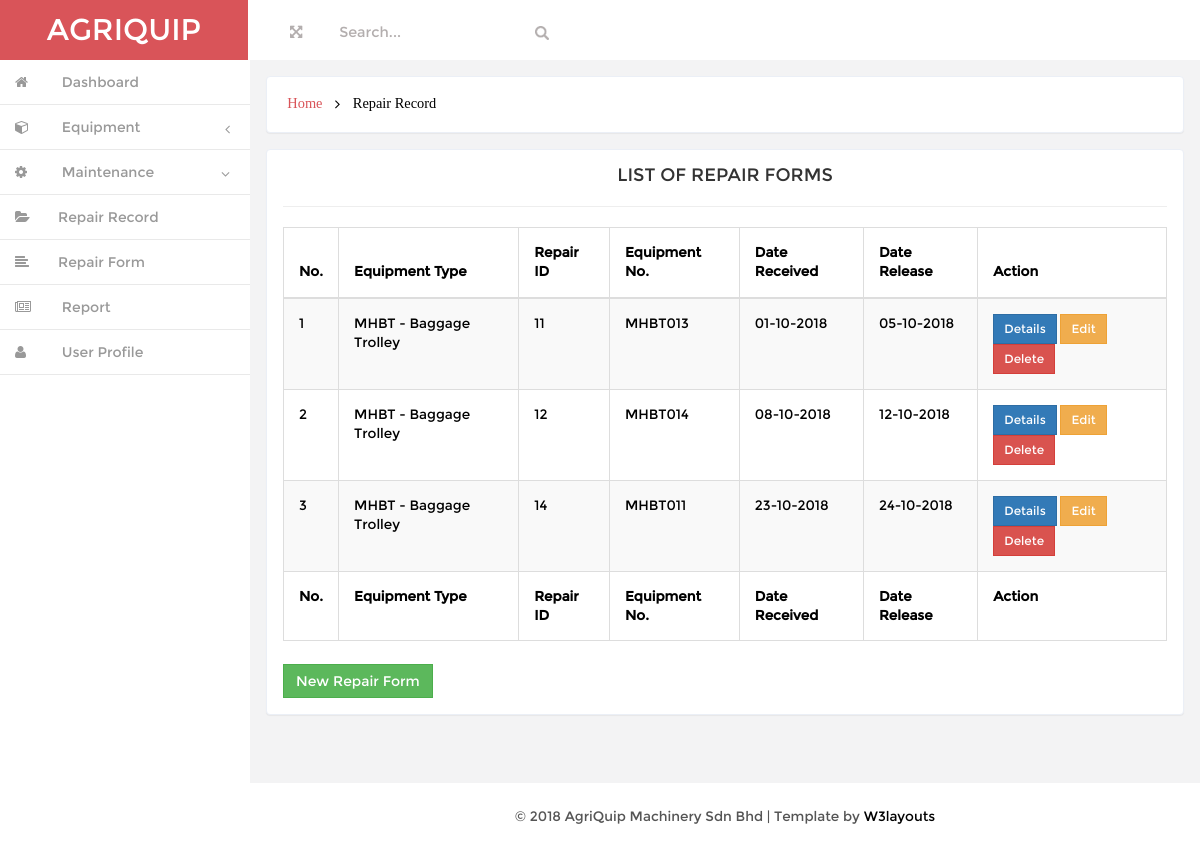
The app's page /user/admin/repairlist.php, older data.
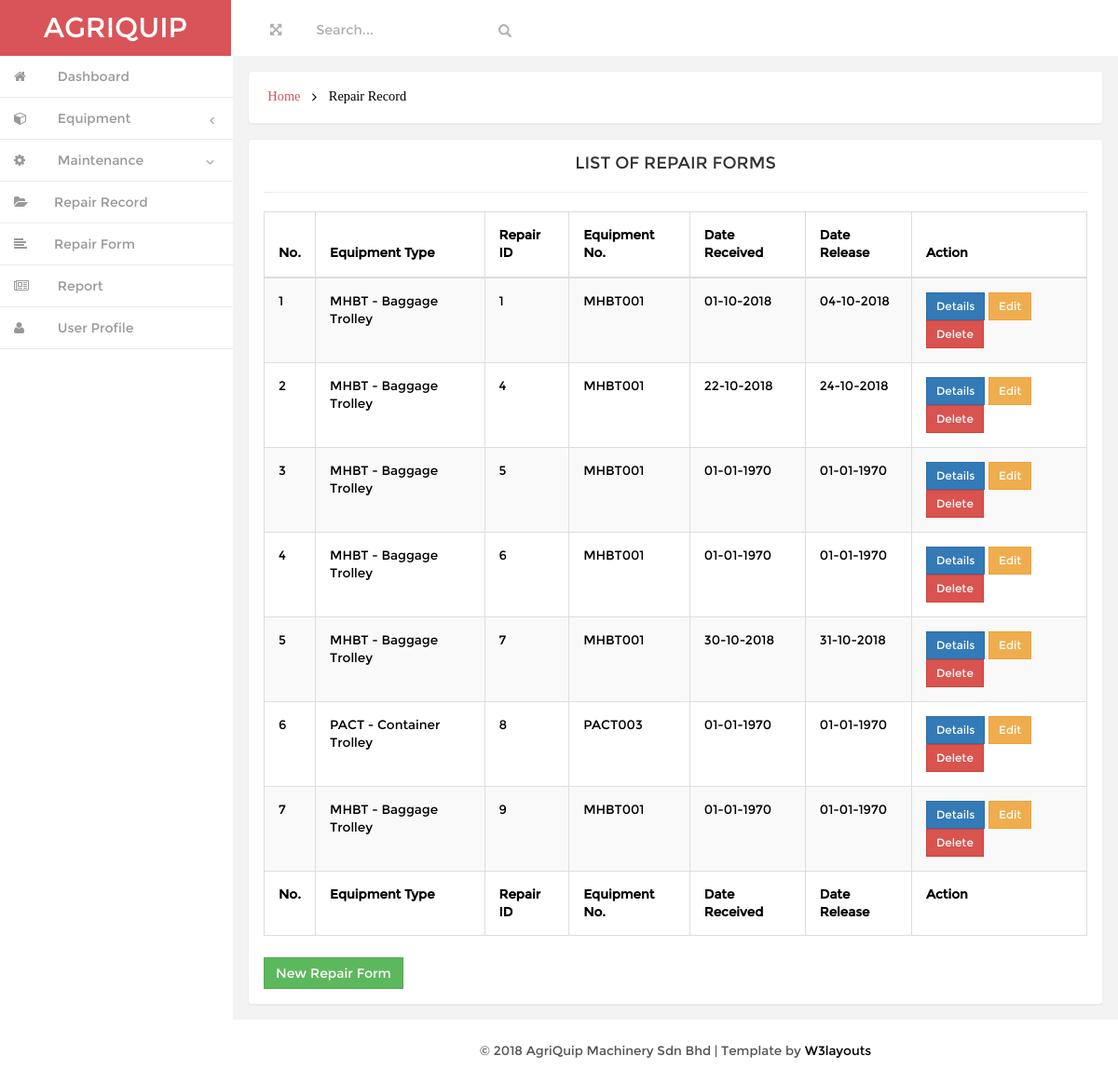
The same page, newer data.
### tables this page shows
CREATE TABLE IF NOT EXISTS `repair` (
  `repair_id` int(20) NOT NULL AUTO_INCREMENT,
  `type_name` varchar(200) NOT NULL,
  `equipment_no` varchar(200) NOT NULL,
  `date_received` varchar(20) NOT NULL,
  `submitted_by` varchar(200) NOT NULL,
  `date_released` varchar(20) NOT NULL,
  `remark` varchar(200) NOT NULL,
  PRIMARY KEY (`repair_id`)
);

### user/admin/repairlist.php (the view, shortened to what the changed rows need)
<!DOCTYPE HTML>
<html>
<head>
<link href="css/bootstrap.min.css" rel='stylesheet' type='text/css' />
<link href="css/style.css" rel='stylesheet' type='text/css' />
<link href="css/font-awesome.css" rel="stylesheet">
<link href="css/custom.css" rel="stylesheet">
			<?php include "database.php";?>
</head>
<body>
<div id="wrapper">
        <nav class="navbar-default navbar-static-top" role="navigation">
             <div class="navbar-header">
               <h1> <a class="navbar-brand" href="index.html">AGRIQUIP</a></h1>
			   </div>
        </nav>
		 <div id="page-wrapper" class="gray-bg dashbard-1">
       <div class="content-main">
		     <div class="banner">
		    	<h2>
				<a href="index.html">Home</a>
				<i class="fa fa-angle-right"></i>
				<span>Repair Record</span>
				</h2>
		    </div>
 	<div class="blank">
			<div class="blank-page">
				<div class="body">
					<div class="dataTable_wrapper">
						<div class="table-responsive">
						<table class="table table-bordered table-striped table-hover" id="dataTables-example">
								<thead>
										<tr>
												<th>No.</th>
												<th>Equipment Type</th>
												<th>Repair ID</th>
												<th>Equipment No.</th>
												<th>Date Received</th>
												<th>Date Release</th>
												<th>Action</th>
										</tr>
								</thead>
								<tfoot>
										<tr>
											<th>No.</th>
											<th>Equipment Type</th>
											<th>Repair ID</th>
											<th>Equipment No.</th>
											<th>Date Received</th>
											<th>Date Release</th>
											<th>Action</th>
										</tr>
								</tfoot>
								<tbody>
									<?php
										$count = 0;
										$sql = "SELECT * FROM repair";
										$result = $conn->query($sql);
										while($row = $result->fetch_assoc()){
											$type_name = $row["type_name"];
											$equipment_no = $row["equipment_no"];
											$repair_id = $row["repair_id"];
											$count++;
									?>
									<tr>
										<td><?php echo $count; ?></td>
										<td><?php echo $type_name; ?></td>
										<td><?php echo $repair_id; ?></td>
										<td><?php echo $equipment_no; ?></td>
										<td><?php echo date('d-m-Y', strtotime($row['date_received'])); ?></td>
										<td><?php echo date('d-m-Y', strtotime($row['date_released'])); ?></td>
										<td>
											<div>
												<a href="repairview.php?repair_id=<?php echo $repair_id;?>" data-toggle="modal"><button type='button' class='btn btn-primary btn-sm'>Details</button></a>
												<a href="#edit_repair<?php echo $repair_id;?>" data-toggle="modal"><button type='button' class='btn btn-warning btn-sm'>Edit</button></a>
												<a href="#delete_repair<?php echo $repair_id;?>" data-toggle="modal"><button type='button' class='btn btn-danger btn-sm'>Delete</button></a>
											</div>
										</td>
									</tr>
									<?php }
									?>
								</tbody>
						</table>
					</div>
				</div>
				</div>
				<br>
	    </div>
	</div>
		</div>
		</div>
       </div>
</body>
</html>

Row changes from the older to the newer data that the page shows:
removed repair: type_name "MHBT - Baggage Trolley", repair_id "11", equipment_no "MHBT013", date_received "01-10-2018", date_released "05-10-2018"
removed repair: type_name "MHBT - Baggage Trolley", repair_id "12", equipment_no "MHBT014", date_received "08-10-2018", date_released "12-10-2018"
removed repair: type_name "MHBT - Baggage Trolley", repair_id "14", equipment_no "MHBT011", date_received "23-10-2018", date_released "24-10-2018"
added repair: type_name "MHBT - Baggage Trolley", repair_id "1", equipment_no "MHBT001", date_received "01-10-2018", date_released "04-10-2018"
added repair: type_name "MHBT - Baggage Trolley", repair_id "4", equipment_no "MHBT001", date_received "22-10-2018", date_released "24-10-2018"
added repair: type_name "MHBT - Baggage Trolley", repair_id "5", equipment_no "MHBT001", date_received "01-01-1970", date_released "01-01-1970"
added repair: type_name "MHBT - Baggage Trolley", repair_id "6", equipment_no "MHBT001", date_received "01-01-1970", date_released "01-01-1970"
added repair: type_name "MHBT - Baggage Trolley", repair_id "7", equipment_no "MHBT001", date_received "30-10-2018", date_released "31-10-2018"
added repair: type_name "PACT - Container Trolley", repair_id "8", equipment_no "PACT003", date_received "01-01-1970", date_released "01-01-1970"
added repair: type_name "MHBT - Baggage Trolley", repair_id "9", equipment_no "MHBT001", date_received "01-01-1970", date_released "01-01-1970"
